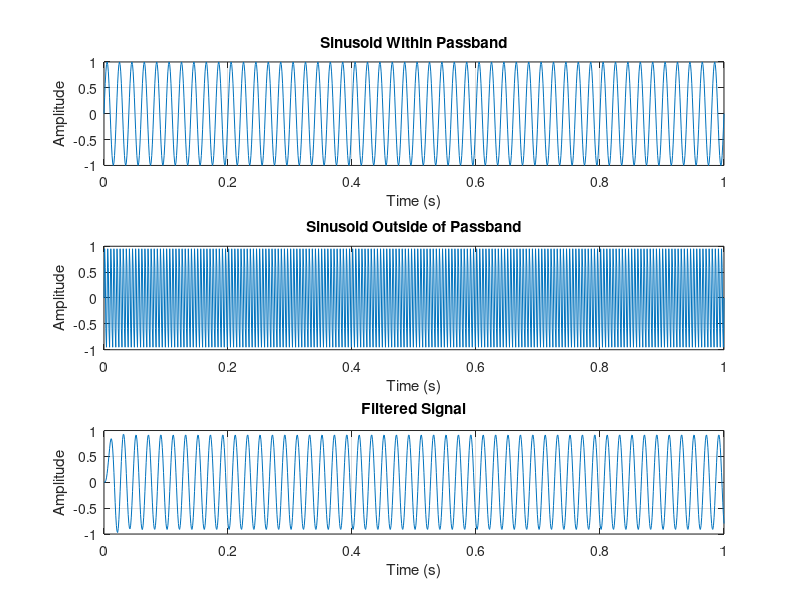

Write the MATLAB code that produced this figure.

delta_s = 0.01;    
delta_p = 0.891;    
omega_p = 0.158;   
omega_s = 1;    

N = ceil(acosh((1/delta_s^2 - 1).^0.5) / ((acosh(omega_s / omega_p))).^0.5);

[b, a] = cheby1(N, delta_p, omega_p, 'low');

fs = 1000; 
t = 0:1/fs:1;

sinusoid_in_passband = sin(2*pi*50*t);          
sinusoid_out_of_passband = sin(2*pi*200*t);      

combined_signal = sinusoid_in_passband + sinusoid_out_of_passband;

filtered_signal = filter(b, a, combined_signal);

figure;
subplot(3,1,1);
plot(t, sinusoid_in_passband);
title('Sinusoid Within Passband');
xlabel('Time (s)');
ylabel('Amplitude');
grid on;

subplot(3,1,2);
plot(t, sinusoid_out_of_passband);
title('Sinusoid Outside of Passband');
xlabel('Time (s)');
ylabel('Amplitude');
grid on;

subplot(3,1,3);
plot(t, filtered_signal);
title('Filtered Signal');
xlabel('Time (s)');
ylabel('Amplitude');
grid on;